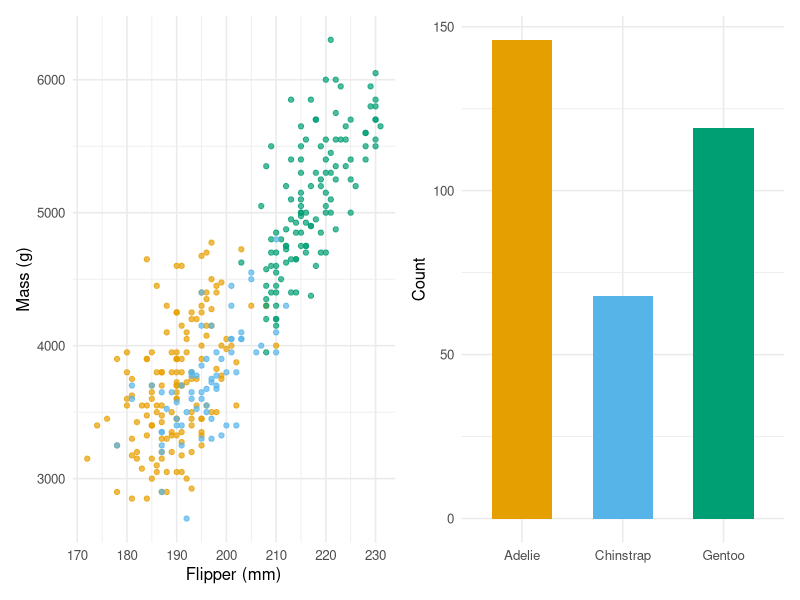
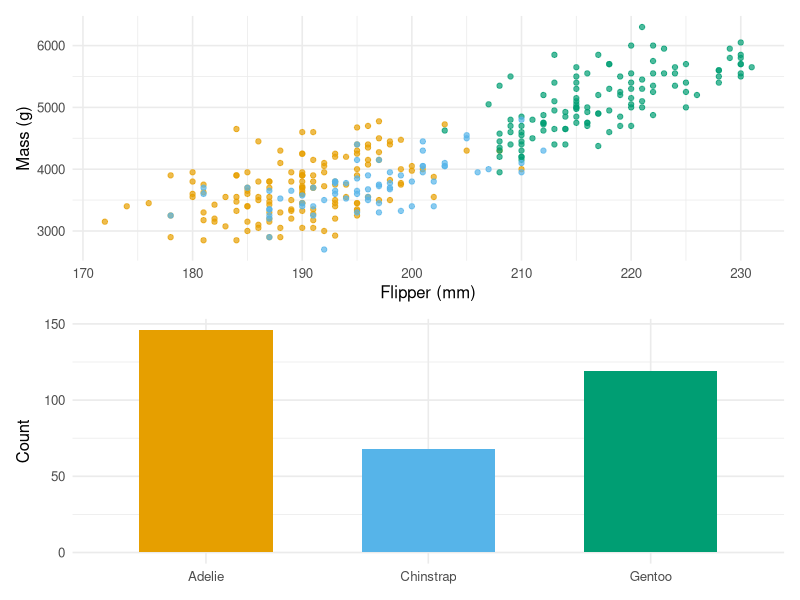
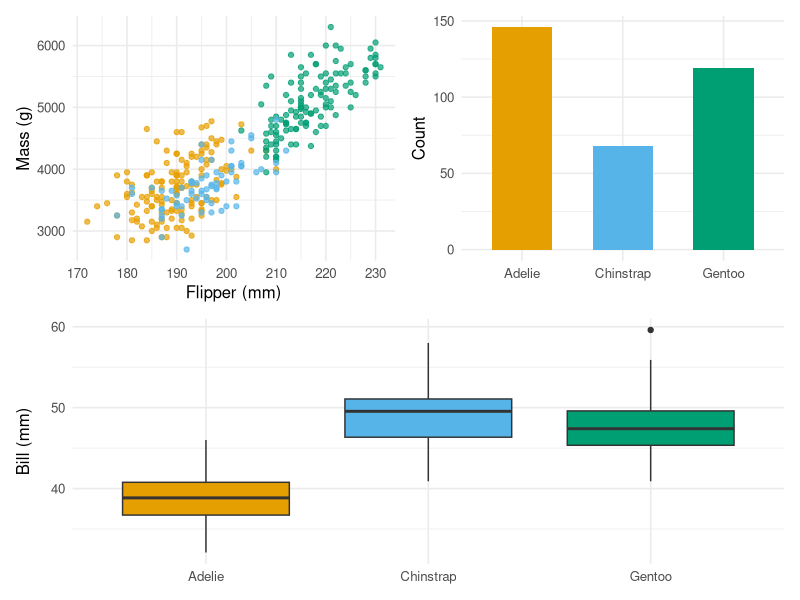
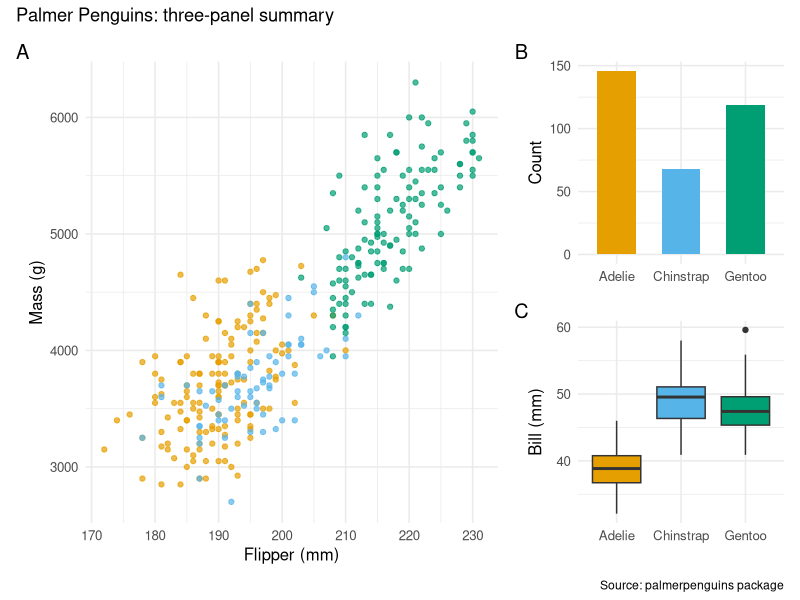

The R source for these figures, in order:
library(tidyverse)
library(patchwork)
library(palmerpenguins)

# Demo: patchwork multi-panel layouts using palmerpenguins.
# Run sections with Ctrl+Enter to see each layout pattern.

penguins_c <- penguins |> drop_na()

p_scatter <- ggplot(penguins_c, aes(flipper_length_mm, body_mass_g, color = species)) +
  geom_point(alpha = 0.7) +
  scale_color_manual(values = c("#E69F00", "#56B4E9", "#009E73")) +
  labs(x = "Flipper (mm)", y = "Mass (g)") +
  theme_minimal(base_size = 12) +
  theme(legend.position = "none")

p_bar <- penguins_c |>
  count(species) |>
  ggplot(aes(species, n, fill = species)) +
  geom_col(width = 0.6) +
  scale_fill_manual(values = c("#E69F00", "#56B4E9", "#009E73")) +
  labs(x = NULL, y = "Count") +
  theme_minimal(base_size = 12) +
  theme(legend.position = "none")

p_box <- ggplot(penguins_c, aes(species, bill_length_mm, fill = species)) +
  geom_boxplot() +
  scale_fill_manual(values = c("#E69F00", "#56B4E9", "#009E73")) +
  labs(x = NULL, y = "Bill (mm)") +
  theme_minimal(base_size = 12) +
  theme(legend.position = "none")

# ---- Side by side: | ---------------------------------------------------
p_scatter | p_bar

# ---- Stacked: / --------------------------------------------------------
p_scatter / p_bar

# ---- Compound: (A | B) / C --------------------------------------------
(p_scatter | p_bar) / p_box

# ---- Unequal widths + panel labels -------------------------------------
(p_scatter | (p_bar / p_box)) +
  plot_layout(widths = c(2, 1)) +
  plot_annotation(
    title      = "Palmer Penguins: three-panel summary",
    caption    = "Source: palmerpenguins package",
    tag_levels = "A"
  )
